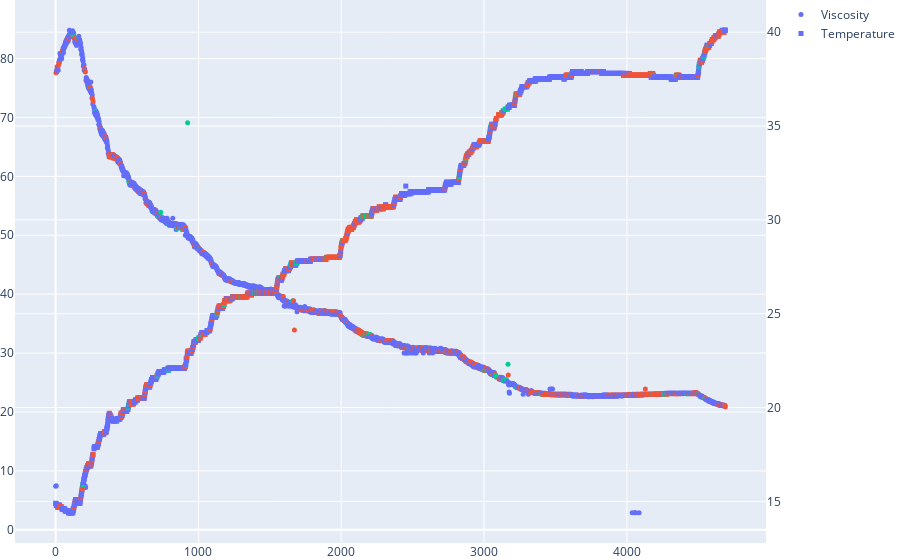

Write notebook code for a chart like this one.
### Code cell
colors_dict = {
    'OK': '#636efa',
    'OK_inner': '#EF553B',
    'image_sweep_check': '#00cc96',
    'combine_check':'#FFFFFF'
}
fig = go.Figure()
fig.add_traces([
    go.Scatter(
        x=dfs['time'],
        y=dfs['Viscosity'],
        name='Viscosity',
        mode='markers',
        marker=dict(size=5,
                    color=dfs['Viscosity_verbose'].replace(colors_dict))),
    go.Scatter(
        x=dfs['time'],
        y=dfs['Temperature'],
        name='Temperature',
        yaxis='y2',
        mode='markers',
        marker=dict(size=5,
                    symbol='square',
                    color=dfs['Temperature_verbose'].replace(colors_dict)),
    ),
])

fig.update_layout(
    hovermode="x unified",
    margin=dict(l=0, r=0, b=0, t=0, pad=0),
    yaxis2=dict(overlaying='y', side='right'),
)
fig.show()

### Figure 1 — Plotly figure (JSON) as saved in the notebook; plotly's stock layout.template omitted (floating-point values rounded to 4 significant figures; data arrays with more than 128 entries replaced by an {"elided": "..."} marker saying what was removed)
{"data": [{"marker": {"color": {"elided": "2315 str values"}, "size": 5}, "mode": "markers", "name": "Viscosity", "type": "scatter", "x": {"elided": "2315 int values"}, "y": {"elided": "2315 float values"}}, {"marker": {"color": {"elided": "2315 str values"}, "size": 5, "symbol": "square"}, "mode": "markers", "name": "Temperature", "type": "scatter", "x": {"elided": "2315 int values"}, "y": {"elided": "2315 float values"}, "yaxis": "y2"}], "layout": {"hovermode": "x unified", "margin": {"b": 0, "l": 0, "pad": 0, "r": 0, "t": 0}, "yaxis2": {"overlaying": "y", "side": "right"}}}
